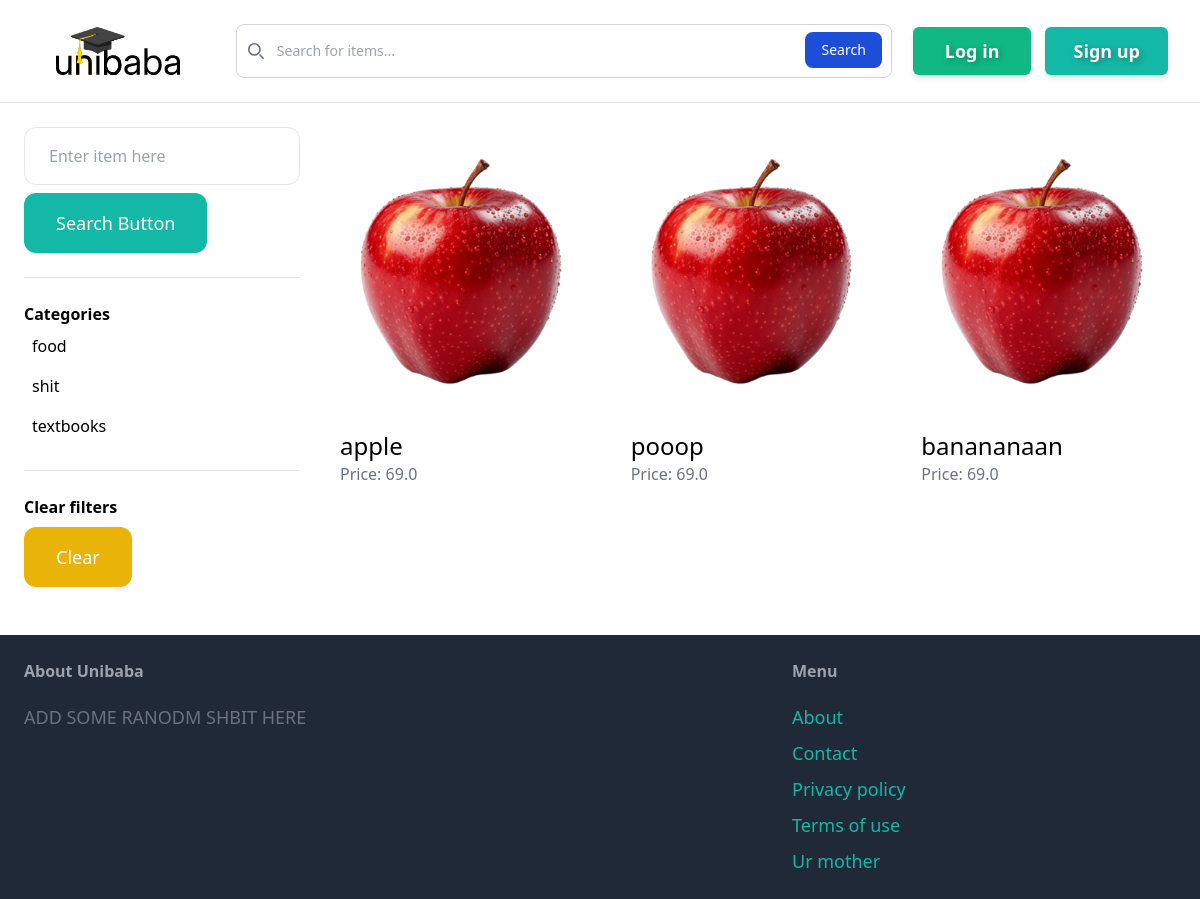
The app's page /items/, older data.
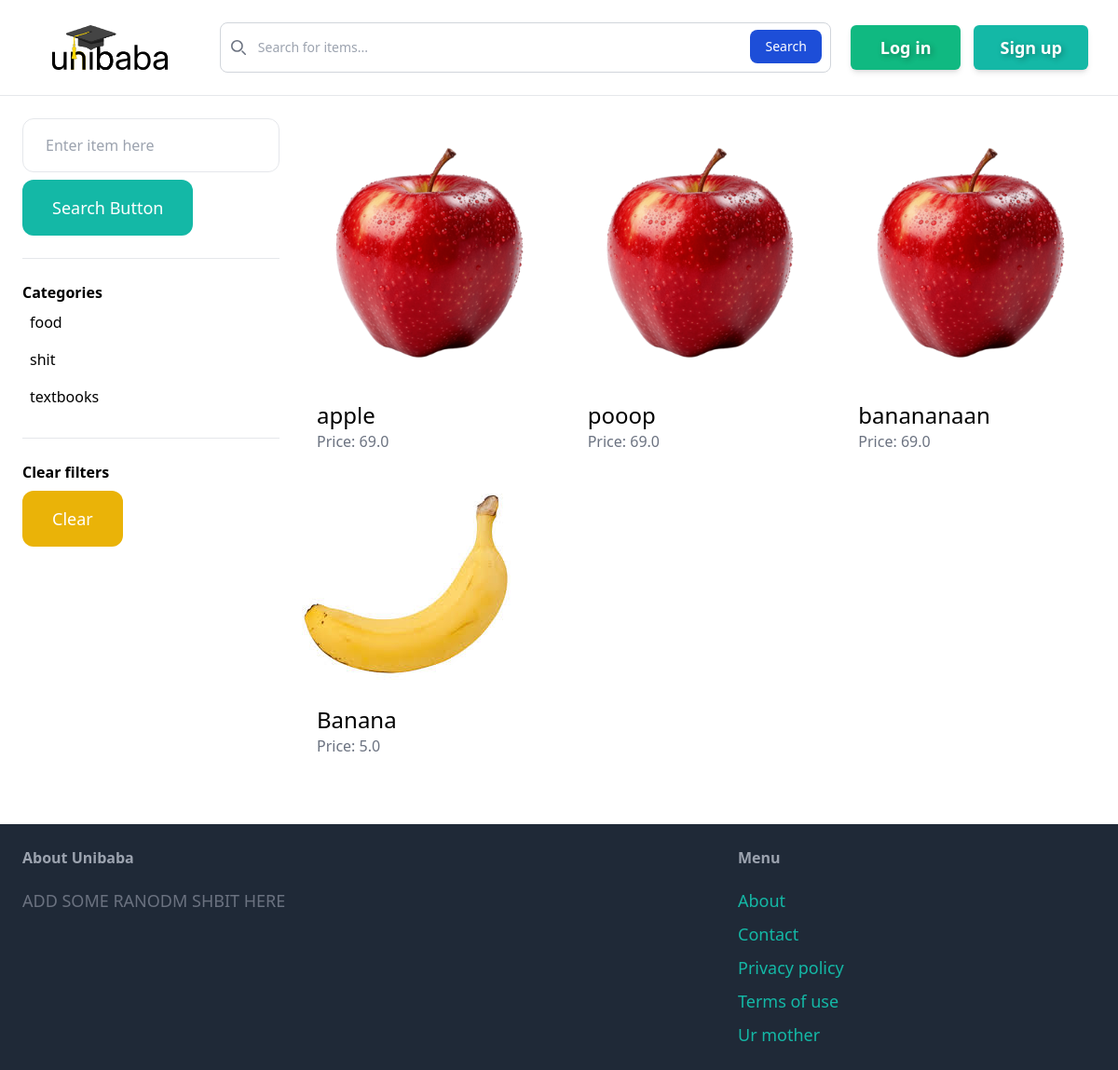
The same page, newer data.
### item/models.py (models this page shows, shortened)
class Category(models.Model):
    name = models.CharField(max_length=255)
    class Meta:
        ordering = ('name',) #list items to admin in alphabetical order
        verbose_name_plural = 'Categories' #fixes some dumbass spelling

class Item(models.Model):
    category=models.ForeignKey(Category, related_name='items', on_delete=models.CASCADE)
    name=models.CharField(max_length=255)
    description=models.TextField(blank=False,null=False)
    price=models.FloatField()
    image=models.ImageField(upload_to='item_images',blank=False,null=False)
    is_sold=models.BooleanField(default=False)
    created_by=models.ForeignKey(User, related_name='items', on_delete=models.CASCADE)
    created_at=models.DateTimeField(auto_now_add=True)

### item/views.py (the view)
# urls.py: path('', views.items, name='items'),
def items(request): #getting all items that are not sold so you can browse
    query = request.GET.get('query', '')
    category_id=request.GET.get('category',0)
    categories = Category.objects.all()
    items=Item.objects.filter(is_sold=False)
    if category_id:
        items = items.filter(category_id=category_id)
    if query:
        items = items.filter(Q(name__icontains=query) | Q(description__icontains=query))
    return render(request,'item/items.html',{
        'items':items,
        'query':query,
        'categories': categories,
        'category_id': int(category_id),
    })

### item/templates/item/items.html (shortened to what this page needs)
{% extends 'base/templatepage.html' %}
{% block content %}
    <div class="pb-6 grid grid-cols-4 gap-4">
        <div class="col-span-1">
            <form method="get" action="{% url 'item:items' %}">
                <input name="query" class="w-full py-4 px-6 border rounded-xl" type="text" value="{{ query }}" placeholder="Enter item here">
                <button class="mt-2 py-4 px-8 text-lg bg-teal-500 text-white rounded-xl">Search Button</button>
            </form>
            <hr class="my-6">
            <p class="font-semibold">Categories</p>
            <ul>
                {% for category in categories %}
                    <li class="py-2 px-2 rounded-xl {% if category.id == category_id%} bg-gray-200 {% endif %}">
                        <a href="{% url 'item:items' %}?query={{ query }}&category={{ category.id }}">{{ category.name}}</a>
                    </li>
                {% endfor %}
            </ul>
            <hr class="my-6">
            <p class="font-semibold">Clear filters</p>
            <ul>
                <li>
                      <a href="{% url 'item:items' %}" class="mt-2 py-4 px-8 inline-block bg-yellow-500 text-lg rounded-xl text-white">Clear</a>
                </li>
            </ul>
        </div>
        <div class="col-span-3">
            <div class="grid grid-cols-3 gap-3">
                {% for item in items %}
                    <div>
                        <a href="{% url 'item:detail' item.id %}">
                            <div>
                                <img src="{{ item.image.url }}" class="rounded-t-xl">
                            </div>
                            <div class="p-6 bg-white rounded-b-xl">
                                <h2 class="text-2xl">{{ item.name }}</h2>
                                <p class="text-gray-500">Price: {{ item.price }}</p>
                            </div>
                        </a>
                    </div>
                {% endfor %}
            </div>
        </div>
    </div>
{% endblock %}

Row changes from the older to the newer data that the page shows:
added Item: image (picture), name "Banana", price "5.0"
